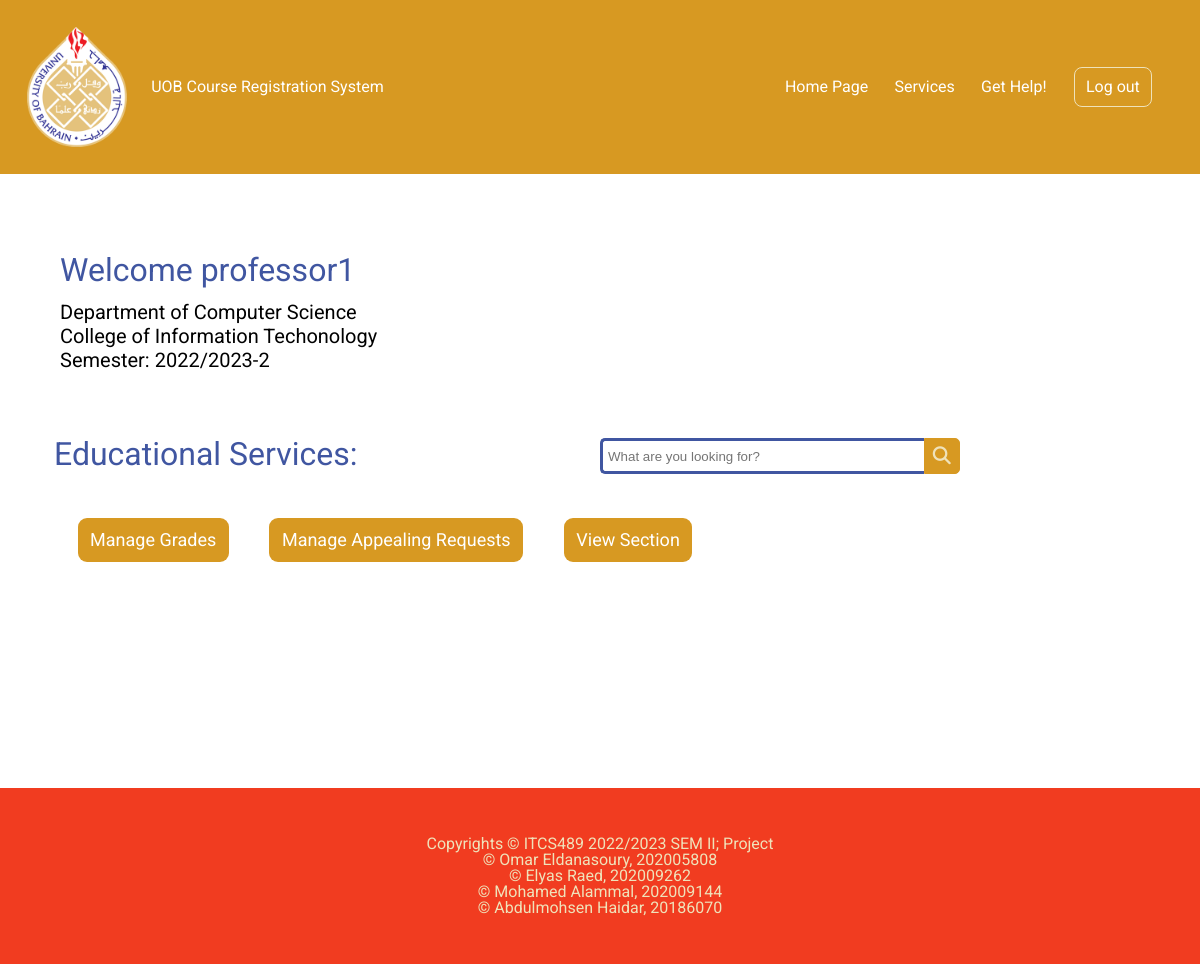
Screenshot of /index.php (signed in) with the database file from the repository.
### tables this page shows
CREATE TABLE `users` (
  `user_id` int(10) NOT NULL,
  `type_id` int(10) NOT NULL,
  `username` varchar(150) NOT NULL,
  `email` varchar(255) NOT NULL,
  `password` varchar(255) NOT NULL,
  `college_id` int(10) DEFAULT NULL,
  `dep_id` int(10) DEFAULT NULL,
  `gender` enum('M','F') NOT NULL
);

CREATE TABLE `user_type` (
  `type_id` int(10) NOT NULL,
  `user_type` varchar(20) NOT NULL
);

CREATE TABLE `department` (
  `dep_id` int(10) NOT NULL,
  `dep_name` varchar(150) NOT NULL,
  `college_id` int(10) NOT NULL,
  `hod_id` int(10) DEFAULT NULL
);

CREATE TABLE `college` (
  `college_id` int(10) NOT NULL,
  `college_name` varchar(50) NOT NULL
);

CREATE TABLE `semester` (
  `sem_id` int(10) NOT NULL,
  `sem_name` varchar(50) NOT NULL,
  `sem_status` int(1) NOT NULL DEFAULT 0,
  `appeal_start` date DEFAULT NULL,
  `appeal_end` date DEFAULT NULL,
  `reg_start` date DEFAULT NULL,
  `reg_end` date DEFAULT NULL
);

### functions.php (called while the page is built, shortened)
<?php
function getUserName($userId)
{
    $username = null;
    try {
        require("connection.php");
        $query = $db->query("SELECT USERNAME FROM USERS WHERE USER_ID = $userId");
        if ($query->rowCount() != 0 and $name = $query->fetch(PDO::FETCH_NUM)) {
            $username = $name[0];
        }
    } catch (PDOException $ex) {
        echo $ex->getMessage();
    }
    return $username;
}
function getSemesterName($semId)
{
    $semName = "";
    try {
        require("connection.php");
        $query = "SELECT SEM_NAME FROM SEMESTER WHERE SEM_STATUS = 1";
        $rows = $db->prepare($query);
        $rows->execute();
        if ($sem = $rows->fetch(PDO::FETCH_NUM)) {
            $semName = $sem[0];
        }
    } catch (PDOException $ex) {
        echo $ex->getMessage();
        $semName = "TestTest";
    }
    return $semName;
}
function getUserTypeAsText($userTypeId)
{
    $type = null;
    try {
        require("connection.php");
        $query = $db->query("SELECT USER_TYPE FROM USER_TYPE WHERE TYPE_ID = $userTypeId");
        if ($result = $query->fetch(PDO::FETCH_NUM)) {
            $type = $result[0];
        }
    } catch (PDOException $ex) {
        echo $ex->getMessage();
        echo $result[0];
    }
    return $type;
}
function getCollegeName($userId, $userType)
{
    $collegeName = null;
    if ($userType != 'admin') {
        try {
            require("connection.php");
            $query = $db->query("SELECT COLLEGE_NAME FROM COLLEGE AS C, USERS AS U WHERE C.COLLEGE_ID = U.COLLEGE_ID AND USER_ID = $userId");
            if ($result = $query->fetch(PDO::FETCH_NUM)) {
                $collegeName = $result[0];
            }
        } catch (PDOException $ex) {
            echo $ex->getMessage();
        }
    }
    return $collegeName;
}
function getDepartmentName($userId, $userType)
{
    $depName = null;
    if ($userType != 'admin') {
        try {
            require("connection.php");
            $query = $db->query("SELECT DEP_NAME FROM DEPARTMENT AS D, USERS AS U WHERE D.DEP_ID = U.DEP_ID AND USER_ID = $userId");
            if ($result = $query->fetch(PDO::FETCH_NUM)) {
                $depName = $result[0];
            }
        } catch (PDOException $ex) {
            echo $ex->getMessage();
        }
    }
    return $depName;
}

### services.php (called while the page is built, shortened)
<?php
require_once("functions.php");
function getProfessorList()
{
    $basePath = "/course-registration-system/professor/";
    return array(
        "Manage Grades" => $basePath . "manage-grades.php",
        "Manage Appealing Requests" => $basePath . "appealing-requests.php",
        "View Section" => $basePath . 'view-section.php',
    );
}
function getUserServicesList($userType)
{
    if ($userType == 'student')
        return getStudentList();
    else if ($userType == 'admin')
        return getAdminList();
    else if (($userType == 'head of department'))
        return getHodList();
    else if ($userType == 'professor')
        return getProfessorList();
    else
        return getDeanList();
}

### index.php (the view, shortened to what this page needs)
<?php
$userId = $_SESSION["activeUser"][0];
$userTypeId = $_SESSION["activeUser"][1];
require_once("functions.php");
require_once("services.php");
$username = getUserName($userId);
$userTypeAsText = getUserTypeAsText($userTypeId);
$semesterName = getSemesterName($semId);
$college = getCollegeName($userId, $userTypeAsText);
$department = getDepartmentName($userId, $userTypeAsText);
?>
<!DOCTYPE html>
<html lang="en">
<head>
    <link rel="stylesheet" href="css/reset.css">
    <link rel="stylesheet" href="css/style.css">
</head>
<body>
    <?php require("header.php") ?>
    <main class="" style="background-color: white; background-image: none; text-align: left;">
        <h1 class="catalogue-header" style="color: #4056A1;">Welcome
            <?php
            if (isset($username))
                echo $username;
            ?></h1>
        <?php
        if (isset($department))
            echo "<h2 class='catalogue-h2'>$department</h2>";
        ?>
        <?php
        if (isset($college))
            echo "<h2 class='catalogue-h2'>$college</h2>";
        ?>
        <?php
        if (isset($semesterName))
            echo "<h2 class='catalogue-h2'> Semester: $semesterName</h2>";
        ?>
        <br><br><br><br>
        <div id="searchFeatureBlock" class="wrap">
            <div class="search">
                <input type="text" class="searchTerm" onkeyup="search(this.value)" onfocusout="clearResults()" placeholder="What are you looking for?">
                <button type="submit" class="searchButton">
                    <i class="fa fa-search search-icon"></i>
                </button>
            </div>
        </div>
        <div class="catalogue-main">
            <h1 class="catalogue-header" style="color: #4056A1;font-size: 2em; margin-bottom: 0.5em;">Educational Services:</h1>
            <div class="category-container">
                <?php
                require_once("services.php");
                $userList = getUserServicesList($userTypeAsText);
                foreach ($userList as $title => $path) {
                    if ($path == "break") {
                        echo "<a style='width: 100%'></a>";
                    } else {
                ?>
                        <a <?php echo "href='$path'" ?> class="butn primary-butn" style="text-align: center;margin-right: 1.5em; margin-bottom: 1em;">
                            <?php echo $title ?>
                        </a>
                <?php
                    }
                }
                ?>
            </div>
        </div>
    </main>
    <?php
    require("footer.php");
    ?>
</body>
</html>

### css/style.css (style rules this page uses)
body { font-family: 'Roboto', sans-serif; padding: 0; margin: 0; }
a { text-decoration: none; color: white; padding: 0.7em; }
.butn { border: #EFE2BA 0.115em solid; border-radius: 0.5em; margin-left: 0.75em; display: inline-block; }
.primary-butn { background-color: #D79922; border: none; color: white; font-size: large; }
main { width: 100%; text-align: left; padding-top: 5rem; padding-bottom: 10rem; }
main h1 { color: #D79922; font-size: 3.5em; }
div i { margin-top: 0.75em; margin-bottom: 0.25em; text-align: center; font-size: 6rem; color: #4056A1; }
.category-container { padding: 2em 0em; padding-left: 2em; display: flex; flex-direction: row; justify-content: flex-start; align-items: center; flex-wrap: wrap; margin: 1em 2em; max-width: 95%; }
.catalogue-header { font-size: 2em; margin-left: 5%; margin-bottom: 0.5em; text-align: left; }
.catalogue-h2 { font-size: 1.25em; margin-left: 5%; margin-bottom: 0.2em; text-align: left; }
.catalogue-main { padding: 0; margin-left: 0; margin-right: 0; max-width: 90%; }
.search { width: 100%; position: relative; display: flex; }
.searchTerm { width: 100%; border: 3px solid #4056A1; border-right: none; padding: 5px; height: 20px; border-radius: 5px 0 0 5px; outline: none; color: #D79922; }
.searchButton { width: 40px; height: 36px; border: 1px solid #D79922; background: #D79922; text-align: center; color: #fff; border-radius: 0 5px 5px 0; cursor: pointer; font-size: 20px; }
.search-icon { text-align: center; margin-top: 0; font-size: large; color: #EFE2BA; }
.wrap { width: 30%; position: absolute; left: 50%; }
#searchFeatureBlock { display: flex; flex-direction: column; }
@media (max-width: 1250px) { .catalogue-main { flex-direction: column; justify-content: center; align-items: flex-start; } }

### rows the page displays
users: username "professor1"
user_type: user_type.dep_name "Department of Computer Science", user_type.college_name "College of Information Techonology"
semester: sem_name "2022/2023-2"

### other values shown
$title "Manage Grades"
$title "Manage Appealing Requests"
$title "View Section"
